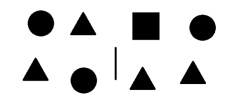
#> input picture shapeDetection/img.jpg, 242 x 104 px, found by its file name; the run also reads 1 picture not shown here
$ python main.py
#> lines starting #> are read from the running program, lines starting #| are printed output that depends on the picture; after the words box and inside, x2 and y2 are one past the last pixel; in counts of white or black regions, pixels touching at a corner belong together
import cv2 as cv
import numpy as np
from matplotlib import pyplot as plt
count_cr=0
count_rec=0
count_tr=0
count_line=0
img_rgb = cv.imread('C:\\Users\\hp\\Desktop\\smart\\img.jpg',cv.IMREAD_GRAYSCALE)
#> img_rgb is the input picture: shape (104, 242); min 0, max 255, mean 217.1
template_cr = cv.imread('C:\\Users\\hp\\Desktop\\smart\\cr.jpg',cv.IMREAD_GRAYSCALE)
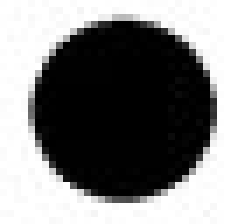
#> input picture shapeDetection/cr.jpg, 36 x 32 px, found by its file name (shown 7 times larger)
#> template_cr is the input picture: shape (32, 36); min 0, max 255, mean 136.5
template_rec = cv.imread('C:\\Users\\hp\\Desktop\\smart\\rec.jpg',cv.IMREAD_GRAYSCALE)
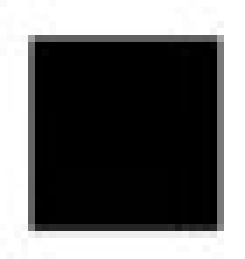
#> input picture shapeDetection/rec.jpg, 35 x 37 px, found by its file name (shown 7 times larger)
#> template_rec is the input picture: shape (37, 35); min 0, max 255, mean 107.7
template_tr = cv.imread('C:\\Users\\hp\\Desktop\\smart\\tr.jpg',cv.IMREAD_GRAYSCALE)
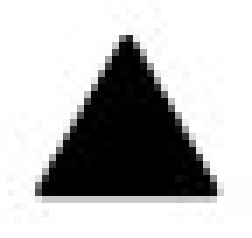
#> input picture shapeDetection/tr.jpg, 36 x 34 px, found by its file name (shown 7 times larger)
#> template_tr is the input picture: shape (34, 36); min 0, max 255, mean 186.2
template_line = cv.imread('C:\\Users\\hp\\Desktop\\smart\\line.jpg',cv.IMREAD_GRAYSCALE)
w, h = template_cr.shape[::-1]
#> w = 36; h = 32
res_cr = cv.matchTemplate(img_rgb,template_cr,cv.TM_CCOEFF_NORMED)
res_rec = cv.matchTemplate(img_rgb,template_rec,cv.TM_CCOEFF_NORMED)
res_tr = cv.matchTemplate(img_rgb,template_tr,cv.TM_CCOEFF_NORMED)
res_line = cv.matchTemplate(img_rgb,template_line,cv.TM_CCOEFF_NORMED)
threshold = 0.98
loc_cr = np.where( res_cr >= threshold)
#> loc_cr = ([8, 12, 65], [23, 185, 66])
loc_rec = np.where( res_rec >= threshold)
#> loc_rec = ([7], [128])
loc_tr = np.where( res_tr >= threshold)
#> loc_tr = ([7, 53, 56, 62], [65, 17, 175, 124])
loc_line = np.where( res_line >= threshold)
#> loc_line = ([41], [109])
for pt in zip(*loc_cr[::-1]):
    count_cr += 1
    cv.rectangle(img_rgb, pt, (pt[0] + w, pt[1] + h), (0,0,255), 2)
#> this loop made 3 passes
#> pt on passes 1 to 3: (23, 8), (185, 12), (66, 65)
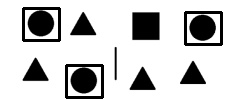
#> img_rgb: shape (104, 242); 4.82% of pixels changed, all inside (x1, y1, x2, y2) = (22, 7, 223, 99)
#> after the loop, count_cr = 3
for pt in zip(*loc_rec[::-1]):
    count_rec += 1
    cv.rectangle(img_rgb, pt, (pt[0] + w, pt[1] + h), (0,0,255), 2)
#> this loop made 1 pass
#> (pt, count_rec) on pass 1: ((128, 7), 1)
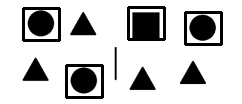
#> img_rgb: shape (104, 242); 1.53% of pixels changed, all inside (x1, y1, x2, y2) = (127, 6, 166, 41)
#> after the loop, count_rec = 1
for pt in zip(*loc_tr[::-1]):
    count_tr += 1
    cv.rectangle(img_rgb, pt, (pt[0] + w, pt[1] + h), (0,0,255), 2)
#> this loop made 4 passes
#> pt on passes 1 to 4: (65, 7), (17, 53), (175, 56), (124, 62)
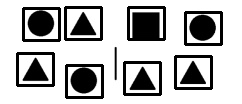
#> img_rgb: shape (104, 242); 6.42% of pixels changed, all inside (x1, y1, x2, y2) = (16, 6, 213, 96)
#> after the loop, count_tr = 4
for pt in zip(*loc_line[::-1]):
    count_line += 1
    cv.rectangle(img_rgb, pt, (pt[0] + w, pt[1] + h), (0,0,255), 2)
#> this loop made 1 pass
#> (pt, count_line) on pass 1: ((109, 41), 1)
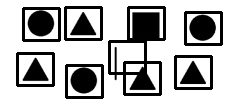
#> img_rgb: shape (104, 242); 1.4% of pixels changed, all inside (x1, y1, x2, y2) = (108, 40, 147, 75)
#> after the loop, count_line = 1
cv.imwrite('res.png',img_rgb)

print(count_cr)
#| 3
print(count_rec)
#| 1
print(count_tr)
#| 4
print(count_line)
#| 1
